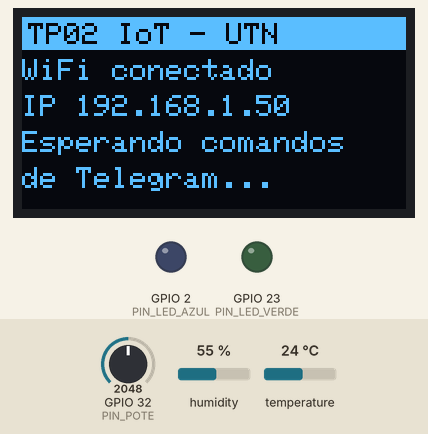
Recording of a program running on a simulated ESP32. On the bench: 128×64 one-colour display, output pins drawn as LEDs (lit = HIGH). The test bench sets the inputs (shaded band); at power-on: GPIO 32 (PIN_POTE) = 2048, humidity 55 %, temperature 24 °C. What the program prints to the serial monitor is not drawn.

Above: at 2.8 s.
2.9 s: GPIO 32 (PIN_POTE) set to 3049
4.4 s: GPIO 32 (PIN_POTE) set to 3138
At 4.9 s:
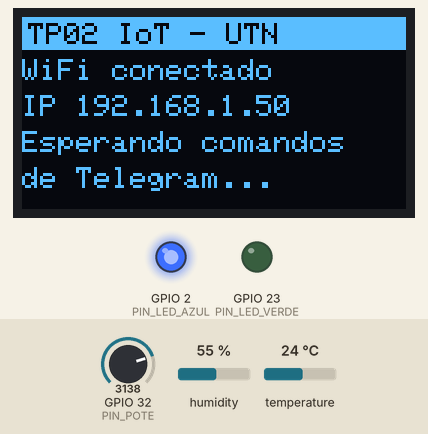
Timing chart, 0 to 7.4 s (numbered marks = the images above; inputs shaded):
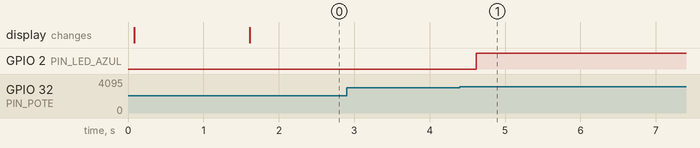

The program:

main.cpp
```cpp
/*
 * ===========================================================================
 *  TP Integrador - Tecnologias para la Automatizacion (TA) 4k01 - TP02/26
 *  UTN FRC
 * ===========================================================================
 *  Sistema embebido con ESP32 para supervision ambiental y actuacion remota:
 *    - DHT22 (temp/hum) ............... GPIO 33
 *    - Potenciometro (ADC) ............ GPIO 32
 *    - LED verde ("rele") ............. GPIO 23
 *    - LED azul (indicador de alerta) . GPIO 2
 *    - OLED I2C ....................... SDA 21 / SCL 22
 *    - Bot de Telegram (comandos + teclado inline + alertas)
 *    - ThingSpeak (envio periodico de temp/hum y voltaje con /thingup)
 *
 *  Este archivo solo ORQUESTA: crea los objetos y en el loop() le da un
 *  "turno" a cada uno. Toda la logica esta en las librerias de lib/:
 *    lib/Led, lib/SensorDHT, lib/Potenciometro, lib/PantallaOLED,
 *    lib/ConexionWiFi, lib/ClienteThingSpeak, lib/BotTelegram
 *
 *  Regla de oro: el loop() NUNCA se bloquea (nada de delay()). Cada tarea
 *  se fija con millis() si ya le toca ejecutarse; si no, sigue de largo.
 * ===========================================================================
 */
#include <Arduino.h>
#include "config.h"

#include "Led.h"
#include "SensorDHT.h"
#include "Potenciometro.h"
#include "PantallaOLED.h"
#include "ConexionWiFi.h"
#include "ClienteThingSpeak.h"
#include "BotTelegram.h"

// ---- Dispositivos (una libreria por dispositivo) ----------------------------
Led rele(PIN_LED_VERDE, "Rele (LED verde)");
Led ledAzul(PIN_LED_AZUL, "LED azul");
SensorDHT dht(PIN_DHT);
Potenciometro pote(PIN_POTE, UMBRAL_CRITICO_V, HISTERESIS_V);
PantallaOLED pantalla(OLED_DIRECCION);

// ---- Comunicaciones ----------------------------------------------------------
ConexionWiFi wifi(WIFI_SSID, WIFI_PASS);
ClienteThingSpeak nube(THINGSPEAK_CHANNEL_ID, THINGSPEAK_WRITE_KEY, INTERVALO_THINGSPEAK_MS);

BotTelegram bot(TELEGRAM_TOKEN,
                {dht, pote, rele, ledAzul, pantalla, nube},
                {INTERVALO_TELEGRAM_MS, RELE_SEGUNDOS_DEFECTO, RELE_SEGUNDOS_MAX,
                 ESPERA_ENTRE_ALERTAS_MS, TELEGRAM_CHAT_ID_ALERTAS});

// ---- Temporizadores del loop -----------------------------------------------------
unsigned long ultimaVigilancia = 0;
unsigned long ultimoRefrescoPantalla = 0;

void vigilarPotenciometro();

// =============================================================================
void setup() {
    Serial.begin(115200);
    Serial.println("\n=== TP02 IoT - ESP32 UTN ===");

    rele.iniciar();
    ledAzul.iniciar();
    pote.iniciar();
    dht.iniciar();
    pantalla.iniciar(PIN_OLED_SDA, PIN_OLED_SCL);

    pantalla.mostrar("TP02 IoT - UTN", "Conectando WiFi...", WIFI_SSID);
    if (!wifi.conectar()) {
        pantalla.mostrar("TP02 IoT - UTN", "Sin WiFi", "Reintentando...");
    }

    nube.iniciar();
    bot.iniciar();
    bot.refrescarPantalla();
    Serial.println("Sistema listo. Mandale /start al bot.");
}

// =============================================================================
void loop() {
    wifi.mantener();          // reconecta si se cayo la red
    dht.actualizar();         // lee el DHT22 cada 2,5 s

    if (rele.actualizar()) {  // true = se cumplio el tiempo y se apago solo
        bot.avisar("⏱️ El relé se apagó automáticamente.");
    }

    vigilarPotenciometro();   // alerta automatica si supera el umbral

    nube.actualizar(dht.temperatura(), dht.humedad(), dht.hayLectura());

    bot.atender();            // procesa comandos de Telegram

    if (millis() - ultimoRefrescoPantalla >= INTERVALO_PANTALLA_MS) {
        ultimoRefrescoPantalla = millis();
        bot.refrescarPantalla();
    }
}

// -----------------------------------------------------------------------------
// Revisa el potenciometro cada INTERVALO_VIGILANCIA_MS. Si cruza el umbral,
// el ESP32 manda la alerta por Telegram SIN que el usuario la pida, y prende
// el LED azul mientras dure la condicion critica.
// -----------------------------------------------------------------------------
void vigilarPotenciometro() {
    if (millis() - ultimaVigilancia < INTERVALO_VIGILANCIA_MS) return;
    ultimaVigilancia = millis();

    switch (pote.revisarUmbral()) {
        case EventoUmbral::SUPERADO:
            ledAzul.encender();
            Serial.println("[Pote] Umbral critico SUPERADO");
            bot.alertaVoltaje(pote.voltaje());
            break;
        case EventoUmbral::NORMALIZADO:
            ledAzul.apagar();
            Serial.println("[Pote] Voltaje normalizado");
            bot.avisar("✅ El voltaje del potenciómetro volvió a la normalidad (" +
                       String(pote.voltaje(), 2) + " V).");
            break;
        case EventoUmbral::NINGUNO:
            break;
    }
}
```

secrets.example.h
```cpp
/*
 * secrets.example.h  -  PLANTILLA de datos privados
 * ---------------------------------------------------------------------------
 * 1) Copiá este archivo y renombralo a  secrets.h  (en esta misma carpeta).
 * 2) Completá secrets.h con sus datos reales.
 *
 * secrets.h esta en el .gitignore: NO se sube a GitHub. Asi nadie publica
 * el token del bot ni la API Key de ThingSpeak por accidente.
 *
 * Si secrets.h no existe, el proyecto igual compila usando ESTA plantilla
 * (con avisos), pero el bot y ThingSpeak no van a funcionar.
 */
#ifndef SECRETS_H
#define SECRETS_H

// ---- WiFi de la placa real (en Wokwi se usa "Wokwi-GUEST" automaticamente) --
#define WIFI_SSID "UTNFRC"
#define WIFI_PASS ""

// ---- Telegram -----------------------------------------------------------------
// Token que te da @BotFather al crear el bot (ver docs/CONFIGURACION.md)
#define TELEGRAM_TOKEN "PEGAR_ACA_EL_TOKEN_DEL_BOT"

// Chat al que se mandan las alertas automaticas (opcional).
// Si lo dejan vacio "", las alertas van al ultimo chat que le hablo al bot.
#define TELEGRAM_CHAT_ID_ALERTAS ""

// ---- ThingSpeak -----------------------------------------------------------------
// Channel ID (numero) y Write API Key del canal (ver docs/CONFIGURACION.md)
#define THINGSPEAK_CHANNEL_ID 0
#define THINGSPEAK_WRITE_KEY "PEGAR_ACA_LA_WRITE_API_KEY"

#endif
```

config.h
```cpp
/*
 * config.h  -  Configuracion general del sistema
 * ---------------------------------------------------------------------------
 * Todo lo que se puede "tocar" sin meterse en la logica esta aca:
 * pines, tiempos, umbral critico, etc. Si el profe pide cambiar un pin o el
 * umbral en la defensa, se cambia SOLO en este archivo.
 */
#ifndef CONFIG_H
#define CONFIG_H

#include <Arduino.h>

// ---- Datos privados (WiFi, token, API keys) -----------------------------------
#if __has_include("secrets.h")
  #include "secrets.h"
#else
  #warning "No existe include/secrets.h -> se usa secrets.example.h (bot y ThingSpeak NO van a andar)"
  #include "secrets.example.h"
#endif

// En el simulador la red siempre es Wokwi-GUEST, sin clave.
#ifdef WOKWI
  #undef WIFI_SSID
  #undef WIFI_PASS
  #define WIFI_SSID "Wokwi-GUEST"
  #define WIFI_PASS ""
#endif

// ---- Pines (punto 1 del enunciado) ---------------------------------------------
const uint8_t PIN_DHT        = 33;  // Sensor DHT22 (dato)
const uint8_t PIN_POTE       = 32;  // Potenciometro -> ADC1 (anda con WiFi prendido)
const uint8_t PIN_LED_VERDE  = 23;  // LED verde = "rele" / actuador principal
const uint8_t PIN_LED_AZUL   = 2;   // LED azul  = indicador de alerta (umbral superado)
const uint8_t PIN_OLED_SDA   = 21;  // I2C datos
const uint8_t PIN_OLED_SCL   = 22;  // I2C reloj
const uint8_t OLED_DIRECCION = 0x3C;

// ---- Tiempos (todo con millis(), nada de delay() en el loop) --------------------
const unsigned long INTERVALO_TELEGRAM_MS     = 1000;   // cada cuanto se consultan mensajes nuevos
const unsigned long INTERVALO_THINGSPEAK_MS   = 20000;  // envio periodico de temp/hum (minimo 15 s)
const unsigned long INTERVALO_VIGILANCIA_MS   = 500;    // cada cuanto se revisa el umbral del pote
const unsigned long INTERVALO_PANTALLA_MS     = 1000;   // refresco de la OLED
const unsigned long ESPERA_ENTRE_ALERTAS_MS   = 10000;  // anti-spam de alertas

// ---- Rele (/releon <segundos>) --------------------------------------------------
const unsigned int RELE_SEGUNDOS_DEFECTO = 5;     // si mandan /releon sin tiempo
const unsigned int RELE_SEGUNDOS_MAX     = 3600;  // tope de seguridad (1 hora)

// ---- Potenciometro (/thingup y alerta automatica) -------------------------------
const float UMBRAL_CRITICO_V = 2.5;  // por encima de esto se dispara la alerta
const float HISTERESIS_V     = 0.2;  // tiene que bajar a 2.3 V para "normalizar"

#endif
```

Measured:
- the behaviour switches between 3102 and 3103 on GPIO 32 (PIN_POTE) (found by bisection; images 0 and 1)
- after the input at 2.9 s, every drawn part: stays the same
- after the input at 4.4 s, GPIO 2 (PIN_LED_AZUL): LOW → HIGH after 0.22 s
